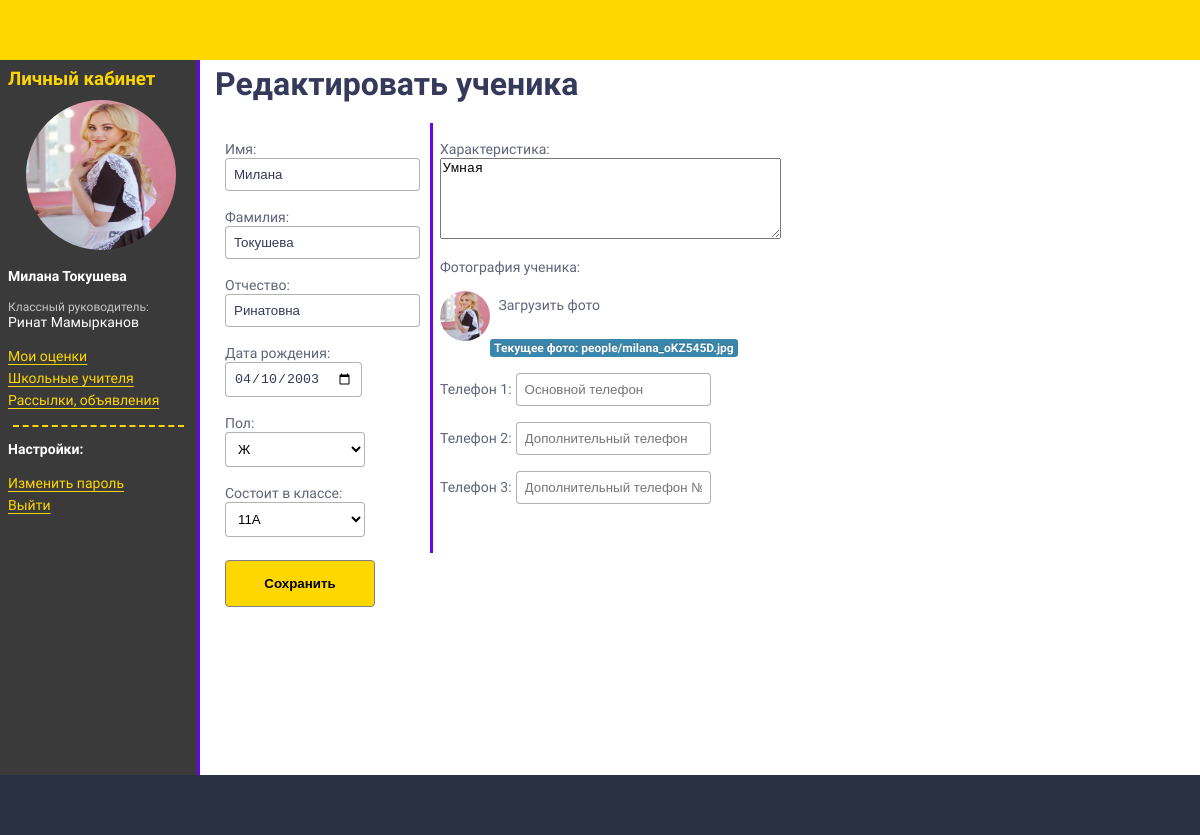
Page /journal/people/student/update/2/ (signed in) on the committed database.
### people/models.py (models this page shows, shortened)
class User(AbstractUser):
    face_id = models.IntegerField(primary_key=True)
    middle_name = models.CharField('Отчество', max_length=130)
    sex = models.CharField('Пол', choices=GENDER_CHOICES, max_length=1)
    birth_date = models.DateField('Дата рождения', blank=True, null=True)
    photo = models.ImageField(upload_to='people/', default='static/img/default-user.png', blank=True)
    description = models.TextField('Характеристика')
    user_status = models.CharField('Статус пользователя', choices=USER_STATUS_CHOICES, max_length=15)
    updated = models.DateField('Дата обновления', auto_now=True)
    USERNAME_FIELD = 'username'
    REQUIRED_FIELDS = ['email']
    objects = UserManager()
    class Meta:
        verbose_name = 'Пользователь'
        verbose_name_plural = 'Пользователи'

### people/views.py (the view, shortened to what this page needs)
# urls.py: path('student/update/<int:pk>/', StudentUpdateView.as_view(), name='student_update'),
class StudentUpdateView(LoginRequiredMixin, TeacherPermissionsMixin, SuccessMessageMixin, UpdateView):
    model = User
    queryset = User.objects.filter(user_status=STUDENT)
    form_class = UserUpdateForm
    template_name = 'people/student_update.html'
    success_message = 'Данные ученика успешно обновлены.'
    def get_context_data(self, **kwargs):
        data = super(StudentUpdateView, self).get_context_data(**kwargs)
        student_formset = StudentFormSet(queryset=Student.objects.filter(user_id=self.kwargs['pk']), prefix='student')
        contact_formset = ContactFormSet(queryset=Contact.objects.filter(user_id=self.kwargs['pk']), prefix='contact')
        data['student_form'] = student_formset
        data['contact_form'] = contact_formset
        return data

### people/forms.py
class UserUpdateForm(forms.ModelForm):
    class Meta:
        model = User
        fields = ['first_name', 'last_name', 'middle_name',
                  'sex', 'birth_date', 'photo', 'description']
        widgets = {'first_name': forms.TextInput(attrs={'placeholder': 'Имя'}),
                   'last_name': forms.TextInput(attrs={'placeholder': 'Фамилия'}),
                   'middle_name': forms.TextInput(attrs={'placeholder': 'Отчество'}),
                   'birth_date': forms.DateInput(attrs={'type': 'date', 'data-date-format': 'yyyy-mm-dd'},
                                                 format=('%Y-%m-%d')),
                   'sex': forms.Select(attrs={'placeholder': 'Пол'}),
                   'photo': forms.FileInput(attrs={'class': 'input-file'}),
                   'description': forms.Textarea(attrs={'placeholder': 'Характеристика', 'rows': 5, 'cols': 40}),
                   }

### django_journal/permissions.py (called while the page is built)
    def dispatch(self, request, *args, **kwargs):
        if not self.has_permissions():
            raise PermissionDenied()
        return super().dispatch(request, *args, **kwargs)

    def has_permissions(self):
        return self.request.user.is_superuser or self.request.user.user_status == TEACHER

### journal/models.py (called while the page is built)
    def __str__(self):
        return f'{self.number}{self.symbol}'

    def __str__(self):
        return self.grade.__str__()

### journal/templatetags/sidebar.py (called while the page is built)
@register.inclusion_tag('people/tpl/student_sidebar_tpl.html', name='student_sidebar')
def student_sidebar(user):
    group_student = User.objects.select_related('student__group').get(pk=user.face_id)
    user_group_manager = User.objects.select_related('teacher')\
        .get(teacher__group_manager=group_student.student.group_id)
    return {'user': user, 'user_group_manager': user_group_manager}

### people/templates/people/student_update.html (shortened to what this page needs)
{% extends 'base.html' %}
{% block content %}
    <h1>Редактировать ученика</h1>
     <form action="" method="post" enctype="multipart/form-data">
        <div class="create-form">
            <div id="left-side">
               <p>
                    <label for="{{ form.first_name.id_for_label }}">Имя:</label> <br>
                    {{ form.first_name }}
                </p>
                <p>
                    <label for="{{ form.last_name.id_for_label }}">Фамилия:</label> <br>
                    {{ form.last_name }}
                </p>
                <p>
                    <label for="{{ form.middle_name.id_for_label }}">Отчество:</label> <br>
                    {{ form.middle_name }}
                </p>
                <p>
                    <label for="{{ form.birth_date.id_for_label }}">Дата рождения:</label> <br>
                    {{ form.birth_date }}
                </p>
                 <p>
                    <label for="{{ form.sex.id_for_label }}">Пол:</label> <br>
                    {{ form.sex }}
                </p>
                {{ student_form.as_p }}
            </div>
            <div id="right-side">
                <p>
                    <label for="{{ form.description.id_for_label }}">Характеристика:</label> <br>
                    {{ form.description }}
                </p>
                <p style="color: #606479; font-size: 14px">Фотография ученика:</p>
                <p>
                    <img id="avatar" align="left" class="user-avatar-mini" src="/media/{{ form.photo.value }}" alt="">
                    <label class="label-file" for="{{ form.photo.id_for_label }}">Загрузить фото</label> <br>
                    <br>
                    <span class='label-info' id="upload-file-info">Текущее фото: {{ form.photo.value }}</span>
                </p>
                {{ contact_form.as_p }}
            </div>
            <div id="contact">
                <input type="submit" class="save_button" value="Сохранить">
            </div>
        </div>
    </form>
{% endblock %}

### people/templates/people/tpl/student_sidebar_tpl.html
{% block sidebar %}
    <h3>Личный кабинет</h3>
    <img class="user-avatar" src="{{ user.photo.url }}" alt="{{ user.get_full_name }}">
    <p><b>{{ user.get_full_name }}</b></p>
    <p><span class="small">Классный руководитель:</span> <br>{{ user_group_manager.get_full_name }}</p>
    <ul>
        <li><a href="{% url 'student_lk' %}">Мои оценки</a></li>
        <li><a href="{% url 'teacher_list' %}">Школьные учителя</a></li>
        <li><a href="{% url 'mailing_list' %}">Рассылки, объявления</a></li>
    </ul>
    <hr>
    <p><b>Настройки:</b></p>
    <ul>
        <li><a href="{% url 'password_change' %}">Изменить пароль</a></li>
        <li><a href="{% url 'logout' %}">Выйти</a></li>
    </ul>
{% endblock %}

### journal/static/css/style.css (style rules this page uses)
body { font-family: "Roboto", sans-serif; display: grid; grid-template-areas: "header header header" "sidebar content content" "footer footer footer"; grid-template-rows: 60px 1fr 60px; grid-template-columns: 200px 1fr 15%; height: 100vh; margin: 0; }
h1, h2, h3, h4 { color: #35395A; padding: 0; margin: 5px 0 20px; }
.sidebar p { color: white; font-size: 14px; }
.sidebar a { color: gold; font-size: 14px; }
.sidebar h3 { color: gold; margin: 0; }
.sidebar hr { color: gold; width: 95%; height: 0; border: none; border-top: 2px dashed gold; }
.sidebar img { margin-top: 10px; margin-left: 10%; }
.sidebar ul { padding: 0; }
.sidebar ul li { list-style-type: none; margin-top: 3px; text-underline-offset: 3px; }
.user-avatar { border-radius: 50%; height: 150px; width: 150px; }
.user-avatar-mini { border-radius: 50%; height: 50px; width: 50px; }
.small { font-size: 12px; color: #c4c4c4; }
.create-form { display: grid; padding-left: 10px; grid-template-areas: "left-side right-side" "contact contact"; grid-template-rows: 1fr 0.5fr; grid-template-columns: 0.1fr 1fr; grid-gap: 7px; }
#left-side { grid-area: left-side; border-right: 3px solid #6705EE; padding-right: 10px; }
#right-side { grid-area: right-side; }
#contact { grid-area: contact; }
.create-form label { font-size: 14px; color: #606479; }
.create-form input[type=text], input[type=email], input[type=password], input[type=date] { border-radius: 4px; border: 1px solid rgba(0,0,0,0.3); padding: 8px; color: #35395A; }
.create-form select { border-radius: 4px; border: 1px solid rgba(0,0,0,0.3); padding: 8px; background-color: #FFF; width: 140px; }
.create-form .label-file { -webkit-appearance: button; -moz-appearance: button; appearance: button; line-height: 16px; padding: .2em .4em; margin: .2em; }
.create-form .label-info { background-color: #3a87ad; border-radius: 3px; display: inline-block; padding: 2px 4px; font-size: 12px; font-weight: bold; line-height: 14px; color: #ffffff; vertical-align: baseline; white-space: nowrap; text-shadow: 0 -1px 0 rgba(0, 0, 0, 0.25); }
.create-form .save_button { padding: 15px; border: 1px solid gray; border-radius: 4px; background-color: gold; color: black; font-weight: bold; width: 150px; }

### rows in the picture
User: photo (picture), get_full_name "Милана Токушева", first_name "Милана", last_name "Токушева", middle_name "Ринатовна", birth_date "04/10/2003", sex "Ж", description "Умная", photo.value (picture), photo.value "people/milana_oKZ545D.jpg"
User: get_full_name "Ринат Мамырканов"
